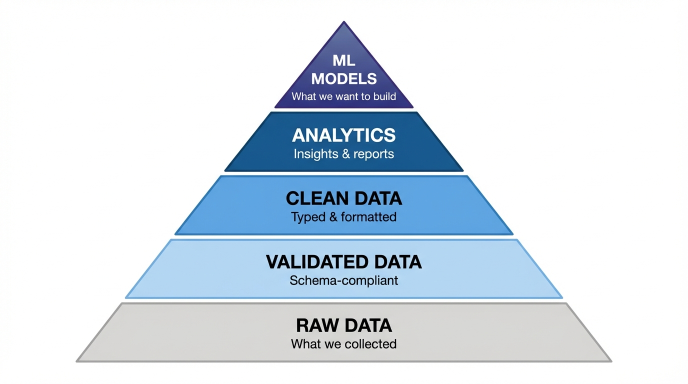
#> input picture slides/images/data_quality_pyramid_20260109_181425.png, 1376 x 768 px (shown at 1/2 size)
$ python -i augmentation_demo_app.py   (imports and definitions only)
#> lines starting #> are read from the running program, lines starting #| are printed output that depends on the picture
"""
Interactive Data Augmentation Demo
==================================
Run: python augmentation_demo_app.py

Opens at http://localhost:7860 with sample images ready to use.
"""

import gradio as gr
import numpy as np
from PIL import Image
from scipy.ndimage import rotate, gaussian_filter


def get_sample_images():
    """Load sample images for immediate use."""
    samples = []

    # Try to load cat from skimage
    try:
        from skimage import data as skdata
        cat = skdata.chelsea()
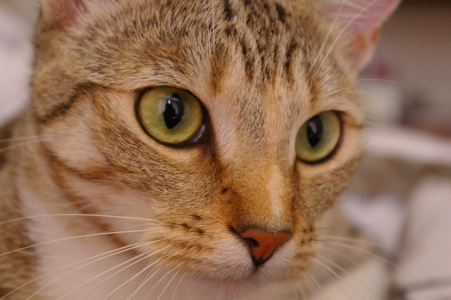
#> cat: shape (300, 451, 3); mean R, G, B 147.7, 111.4, 86.8
        cat_img = Image.fromarray(cat).resize((300, 300))
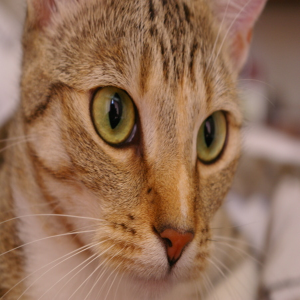
#> cat_img: PIL image 300x300 RGB; mean R, G, B 147.7, 111.4, 86.8
        samples.append(("Cat (skimage)", cat_img))
    except:
        pass

    # Try to load MNIST digit
    try:
        from sklearn.datasets import fetch_openml
        mnist = fetch_openml('mnist_784', version=1, as_frame=False, parser='auto')
        # Get a "6" digit
        idx = np.where(mnist.target.astype(int) == 6)[0][0]
        digit = mnist.data[idx].reshape(28, 28)
        digit_img = Image.fromarray((digit).astype(np.uint8)).resize((150, 150))
        digit_rgb = Image.merge('RGB', [digit_img, digit_img, digit_img])
        samples.append(("Digit 6 (MNIST)", digit_rgb))
    except:
        pass

    # Create synthetic colored squares as fallback
    img = np.zeros((200, 200, 3), dtype=np.uint8)
    img[20:80, 20:80] = [255, 100, 100]  # Red square
    img[70:150, 100:180] = [100, 100, 255]  # Blue square
    img[120:180, 30:90] = [100, 255, 100]  # Green square
    samples.append(("Colored Shapes", Image.fromarray(img)))

    return samples


def apply_augmentation(image, h_flip, v_flip, rotation, brightness, contrast, noise, blur, cutout):
    """Apply augmentations to image."""
    if image is None:
        return None

    img = np.array(image).astype(float)

    if h_flip:
        img = np.fliplr(img)
    if v_flip:
        img = np.flipud(img)
    if rotation != 0:
        img = rotate(img, rotation, reshape=False, mode='reflect')
    if brightness != 1.0:
        img = img * brightness
    if contrast != 1.0:
        mean = img.mean()
        img = (img - mean) * contrast + mean
    if noise > 0:
        img = img + np.random.normal(0, noise, img.shape)
    if blur > 0:
        for c in range(img.shape[2]) if len(img.shape) == 3 else [0]:
            if len(img.shape) == 3:
                img[:, :, c] = gaussian_filter(img[:, :, c], sigma=blur)
            else:
                img = gaussian_filter(img, sigma=blur)
    if cutout > 0:
        h, w = img.shape[:2]
        y, x = np.random.randint(0, max(1, h - cutout)), np.random.randint(0, max(1, w - cutout))
        img[y:y+cutout, x:x+cutout] = 0

    return Image.fromarray(np.clip(img, 0, 255).astype(np.uint8))


def batch_augment(image):
    """Generate 9 random augmentations."""
    if image is None:
        return [None] * 9

    results = []
    for i in range(9):
        np.random.seed(i * 100)
        aug = apply_augmentation(
            image,
            h_flip=np.random.random() < 0.5,
            v_flip=False,
            rotation=np.random.uniform(-20, 20),
            brightness=np.random.uniform(0.7, 1.3),
            contrast=np.random.uniform(0.8, 1.2),
            noise=np.random.uniform(0, 15),
            blur=np.random.uniform(0, 1),
            cutout=int(np.random.uniform(0, 40)),
        )
        results.append(aug)
    return results


# Load sample images
# [1 line not run here, left out]
# [1 line that did not run here, left out]
# [133 lines not run here, left out]

>>> import cv2
>>> picture = cv2.imread('../../slides/images/data_quality_pyramid_20260109_181425.png', cv2.IMREAD_GRAYSCALE)
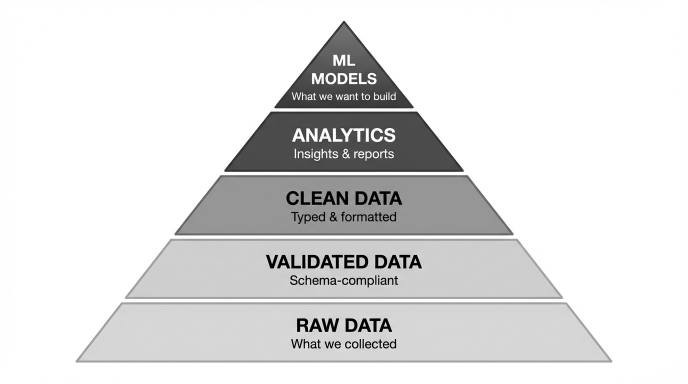
#> picture: shape (768, 1376) (shown at 1/2 size); min 0, max 255, mean 224
>>> result = batch_augment(picture)
#> the loop in batch_augment, `for i in range(9):` made 9 passes
#> mean in apply_augmentation on passes 1 to 9: 237.7, 213.8, 236.5, 206.3, 272.1, 245.9, 264.7, 165.8, 204.3
#> pass 1, in apply_augmentation, `img = rotate(img, rotation, reshape=False, mode='reflect')`:
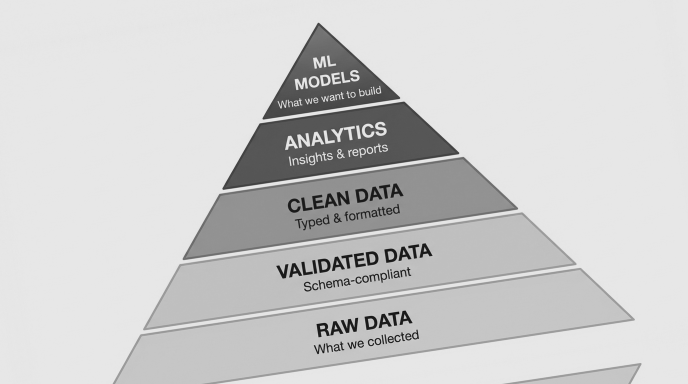
#> img: shape (768, 1376) float64 (shown at 1/2 size); min -31.94, max 284.5, mean 223.9; drawn with min black and max white
#> after the loop in batch_augment, `for i in range(9):`: results = 9 items
#> result = 9 items
